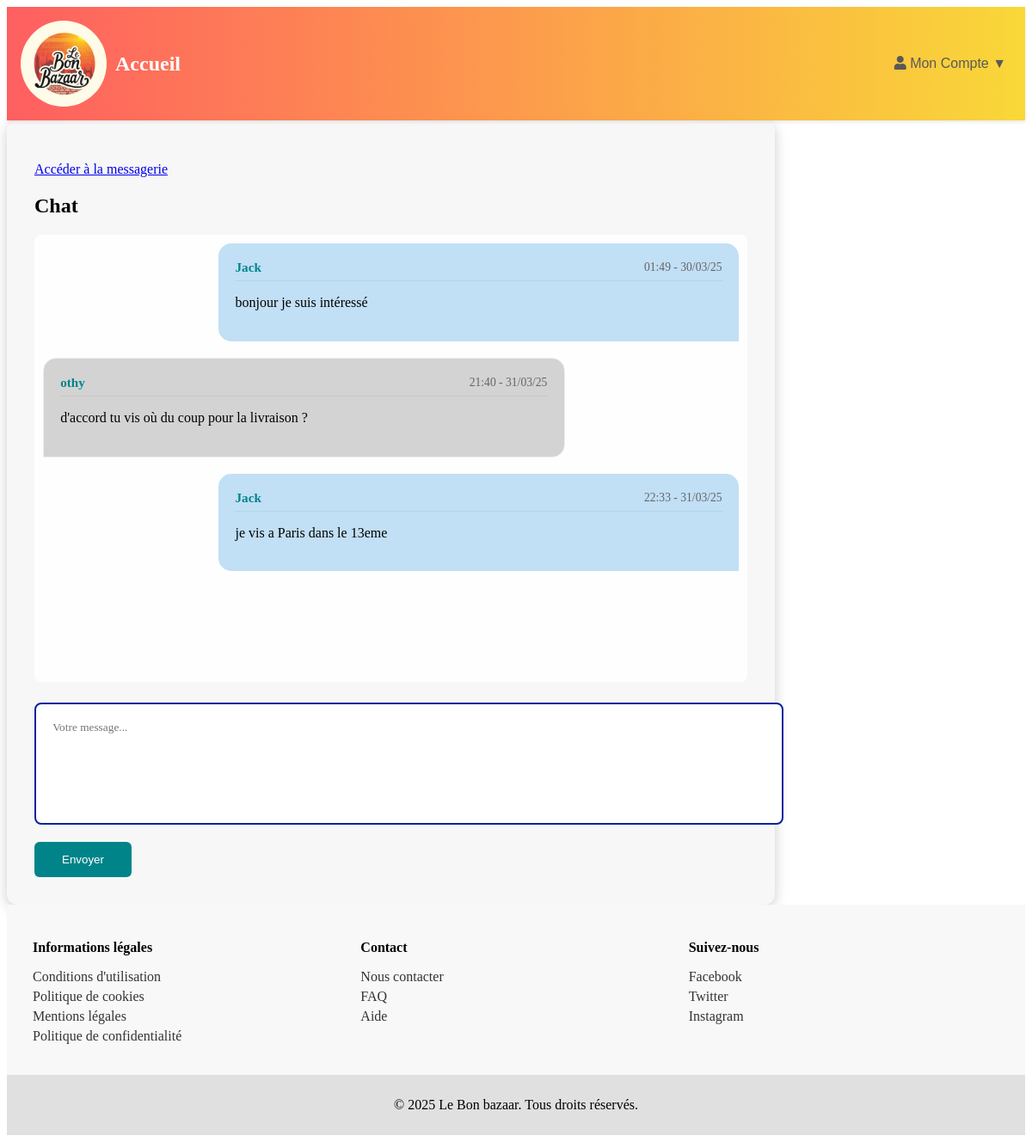
The page /php/chat.php?expediteur_id=22&annonce_id=37 (signed in) on the database its author committed.
### tables this page shows
CREATE TABLE `messages` (
  `id` int(11) NOT NULL,
  `expediteur_id` int(11) DEFAULT NULL,
  `destinataire_id` int(11) DEFAULT NULL,
  `annonce_id` int(11) DEFAULT NULL,
  `contenu` text NOT NULL,
  `date_envoi` datetime DEFAULT current_timestamp()
);

CREATE TABLE `users` (
  `id` int(11) NOT NULL,
  `email` varchar(255) NOT NULL,
  `mdp` varchar(255) NOT NULL,
  `nom` varchar(255) DEFAULT NULL,
  `prenom` varchar(255) DEFAULT NULL,
  `tel` varchar(20) DEFAULT NULL,
  `adresse` varchar(255) DEFAULT NULL,
  `date_inscription` datetime DEFAULT current_timestamp(),
  `sexe` enum('Masculin','Féminin','Autre') DEFAULT NULL,
  `date_naissance` date DEFAULT NULL,
  `ville` varchar(100) DEFAULT NULL,
  `profession` varchar(100) DEFAULT NULL,
  `photo` varchar(255) DEFAULT 'default.png',
  `rôle` int(255) NOT NULL DEFAULT 1
);

### php/chat.php (the view, shortened to what this page needs)
<?php
require 'config.php';
$annonce_id = intval($_GET['annonce_id']);
$receiver_id = intval($_GET['expediteur_id']);
$sql = "SELECT m.*,
            u1.prenom as expediteur_pseudo,
            u2.prenom as destinataire_pseudo
        FROM messages m
        LEFT JOIN users u1 ON m.expediteur_id = u1.id
        LEFT JOIN users u2 ON m.destinataire_id = u2.id
        WHERE m.annonce_id = ?
        AND ((m.expediteur_id = ? AND m.destinataire_id = ?)
        OR (m.expediteur_id = ? AND m.destinataire_id = ?))
        ORDER BY m.date_envoi ASC";
$stmt = $conn->prepare($sql);
$stmt->bind_param("iiiii", $annonce_id, $_SESSION['id'], $receiver_id, $receiver_id, $_SESSION['id']);
$stmt->execute();
$messages = $stmt->get_result();
?>
<!DOCTYPE html>
<html lang="fr">
<head>
    <link rel="stylesheet" href="../css/message.css">
</head>
<body>
    <?php require 'navbar.php'; ?>
    <main class="container">
         <section class="messagerie">
        <p><a href="messagerie.php">Accéder à la messagerie</a></p>
            <h2 >Chat</h2>
            <div class="messages-container">
                <?php if (isset($_SESSION['id'])): ?>
                    <?php if ($messages->num_rows > 0): ?>
                        <?php while($message = $messages->fetch_assoc()): ?>
                            <div class="message <?= $message['expediteur_id'] == $_SESSION['id'] ? 'sent' : 'received' ?>">
                                <div class="message-header">
                                    <span class="author"><?= htmlspecialchars($message['expediteur_pseudo']) ?></span>
                                    <span class="date"><?= date('H:i - d/m/y', strtotime($message['date_envoi'])) ?></span>
                                </div>
                                <p class="content"><?= nl2br(htmlspecialchars_decode(htmlspecialchars($message['contenu']))) ?></p>
                            </div>
                        <?php endwhile; ?>
                    <?php else: ?>
                        <p class="no-messages">Aucun message échangé pour cette annonce</p>
                    <?php endif; ?>
                <?php else: ?>
                    <p class="no-messages">Aucun message échangé pour cette annonce</p>
                <?php endif; ?>
            </div>
            <form id="messageForm" action="" method="POST" class="message-form">
                <textarea id="messageInput" name="message" placeholder="Votre message..." required></textarea>
                <button type="submit" name="envoyer" class="btn">Envoyer</button>
            </form>
        </section>
    </main>
    <?php require 'footer.php'; ?>
</body>
</html>

### css/message.css (style rules this page uses)
:root { --primary-color: #ff5a5f; --secondary-color: #008489; --dark-color: #484848; --light-color: #f7f7f7; }
.messagerie { width: 70%; background: var(--light-color); padding: 2rem; border-radius: 12px; box-shadow: 0 4px 15px rgba(0, 0, 0, 0.2); }
.messages-container { height: 500px; overflow-y: auto; margin-bottom: 1.5rem; padding: 10px; background: rgba(255, 255, 255, 0.9); border-radius: 8px; }
.message { padding: 1.2rem; margin-bottom: 1.2rem; border-radius: 10px; max-width: 70%; position: relative; transition: transform 0.2s ease; }
.message.sent { background-color: rgba(111, 182, 232, 0.43); margin-left: auto; border-radius: 15px 15px 0 15px; }
.message.received { background:rgb(0 0 0 / 17%) ; border: 1px solid #eee; border-radius: 15px 15px 15px 0; }
.message-header { display: flex; justify-content: space-between; align-items: center; margin-bottom: 0.8rem; padding-bottom: 0.4rem; border-bottom: 1px solid rgba(0, 0, 0, 0.05); }
.author { color: var(--secondary-color); font-weight: 600; font-size: 0.95rem; }
.date { color: #666; font-size: 0.85rem; }
.message-form textarea { width: 100%; padding: 1.2rem; border: 2px solid #04239e; border-radius: 8px; resize: none; min-height: 100px; font-family: inherit; transition: border-color 0.3s ease; }
.btn { background: var(--secondary-color); color: white; padding: 0.8rem 2rem; border: none; border-radius: 6px; cursor: pointer; margin-top: 1rem; transition: all 0.3s ease; }

### rows shown on the page
messages: expediteur.prenom "Jack", date_envoi "01:49 - 30/03/25", contenu "bonjour je suis intéressé"
messages: expediteur.prenom "othy", date_envoi "21:40 - 31/03/25", contenu "d'accord tu vis où du coup pour la livraison ?"
messages: expediteur.prenom "Jack", date_envoi "22:33 - 31/03/25", contenu "je vis a Paris dans le 13eme"
